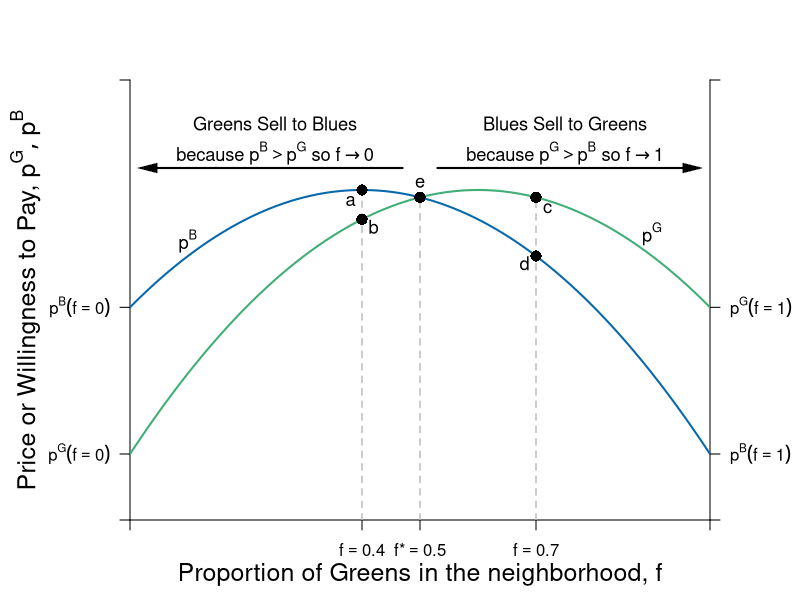

Generate this figure with R:
#Graph Designer: Simon Halliday
#Authors: Bowles, Foley and Halliday
#Title: Coordination, Conflict and Competition: A Text in Microeconomics

library(shape)
pdf(file = "public_mechanism/segregation.pdf", width = 8, height = 6)

#Set parameters for graphics
axislabelsize <- 1.5
labelsize <- 1.1
graphlinewidth <- 2
segmentlinewidth <-1.5

COL <- c("#7fc97f", "#beaed4", "#fdc086", "#ffff99", "#386cb0", "#f0027f", "#bf5b17", "#666666")
COLA <- c("#e0f3db", "#99d8c9","#66c2a4","#41ae76", "#238b45", "#005824")
COLB <- c("#c6dbef", "#4eb3d3", "#2b8cbe", "#0868ac","#084081")

#Edited the margins to cater for the larger LHS labels
par(mar =  c(4, 6.5, 4, 4.5))

GreenPrice <- function(f, delta = 0.1, p = 0.1) {
  (1/2)*(f - delta)  - (1/2)*(f - delta)^2 + p 
}

BluePrice <- function(f, delta = 0.1, p = 0.1) {
  (1/2)*(f + delta)  - (1/2)*(f + delta)^2 + p
}

xlims <- c(0, 1)
ylims <- c(0, 0.3)

npts <- 501 
d1 <- seq(xlims[1], xlims[2], length.out = npts)
f1 <- seq(ylims[1], ylims[2], length.out = npts) 
a <- c(0.0625)

plot(0, 0, xlim = xlims, ylim = ylims, type = "n",
     xlab = expression(paste("")),
     ylab = expression(paste("")), 
     xaxt = "n", 
     yaxt = "n", 
     cex.lab = axislabelsize, 
     bty = "n", 
     xaxs="i", 
     yaxs="i"
)


# ticksy <- seq(from = 0, to = ylims[2], by = 0.1)
# ylabels <- seq(from = 0, to = ylims[2], by = 0.1)
# ticksx <- seq(from = 0, to = xlims[2], by = 0.1)
# xlabels <- seq(from = 0, to = xlims[2], by = 0.1)
ticksy <- c(ylims[1], GreenPrice(f = 0), BluePrice(f = 0), ylims[2])
ylabels <- c(NA, expression(paste(p^G*(f == 0))), expression(paste(p^B*(f == 0))), NA)
ticksx <- c(xlims[1], 0.4, 0.5, 0.7, xlims[2])
xlabels <- c(NA, expression(paste(f == 0.4 )), expression(paste(f,"*", phantom()==0.5 )), expression(paste(f == 0.7 )), NA)
ticksy2 <- c(ylims[1], BluePrice(f = 1), GreenPrice(f = 1), ylims[2])
ylabels2 <- c(NA, expression(paste(p^B*(f == 1))), expression(paste(p^G*(f == 1))), NA)

axis(1, at = ticksx, pos = 0, labels = xlabels)
axis(2, at = ticksy, pos = 0, labels = ylabels, las = 1)
axis(4, at = ticksy2, pos = 1, labels = ylabels2, las = 1)

npts <- 503 
xx1 <- seq(xlims[1], xlims[2], length.out = npts)

#Draw the graphs
lines(xx1, GreenPrice(xx1), col = COLA[4], lwd = graphlinewidth)
lines(xx1, BluePrice(xx1), col = COLB[4], lwd = graphlinewidth)

#Axis labels
mtext(expression(paste("Proportion of Greens in the neighborhood, ", f)), side = 1, line = 2.5, cex = axislabelsize)
text(-0.18, 0.5*(ylims[2]), expression(paste("Price or Willingness to Pay, ", list(p^G, p^B))), xpd = TRUE, cex = axislabelsize, srt = 90) 

#Segments and labeled points on the graphs
segments(0.5, 0, 0.5, GreenPrice(f = 0.5), lty = 2, col = "gray" , lwd = segmentlinewidth)
points(0.5, GreenPrice(f = 0.5), pch = 16, col = "black", cex = 1.5)
text(0.5, GreenPrice(f = 0.5) + 0.01, expression(paste(e)), cex = labelsize)

segments(0.4, 0, 0.4, BluePrice(f = 0.4), lty = 2, col = "gray" , lwd = segmentlinewidth)
points(0.4, BluePrice(f = 0.4), pch = 16, col = "black", cex = 1.5)
points(0.4, GreenPrice(f = 0.4), pch = 16, col = "black", cex = 1.5)
text(0.4-0.02, BluePrice(f = 0.4) - 0.0075, expression(paste(a)), cex = labelsize)
text(0.4+0.02, GreenPrice(f = 0.4) - 0.005, expression(paste(b)), cex = labelsize)


segments(0.7, 0, 0.7, GreenPrice(f = 0.7), lty = 2, col = "gray" , lwd = segmentlinewidth)
points(0.7, BluePrice(f = 0.7), pch = 16, col = "black", cex = 1.5)
points(0.7, GreenPrice(f = 0.7), pch = 16, col = "black", cex = 1.5)
text(0.7-0.02, BluePrice(f = 0.7) - 0.005, expression(paste(d)), cex = labelsize)
text(0.7+0.02, GreenPrice(f = 0.7) - 0.0075, expression(paste(c)), cex = labelsize)

#Label graphs
text(0.1, BluePrice(f = 0.1) + 0.01, expression(paste(p^B)), cex = labelsize)
text(0.9, GreenPrice(f = 0.9) + 0.015, expression(paste(p^G)), cex = labelsize)

#Explain the dynamics
text(0.25, 0.27, expression(paste("Greens Sell to Blues")), cex = labelsize)
text(0.25, 0.25, expression(paste("because ", p^B > p^G, " so ", f %->% 0)), cex = labelsize)
Arrows(0.03, 0.24, 0.47, 0.24, col = "black", code = 1, lty = 1, lwd = 2, arr.type = "triangle", arr.lwd = 0.5)

text(0.75, 0.27, expression(paste("Blues Sell to Greens")), cex = labelsize)
text(0.75, 0.25, expression(paste("because ", p^G > p^B, " so ", f %->% 1)), cex = labelsize)
Arrows(0.53, 0.24, 0.97, 0.24, col = "black", code = 2, lty = 1, lwd = 2, arr.type = "triangle", arr.lwd = 0.5)


dev.off()
